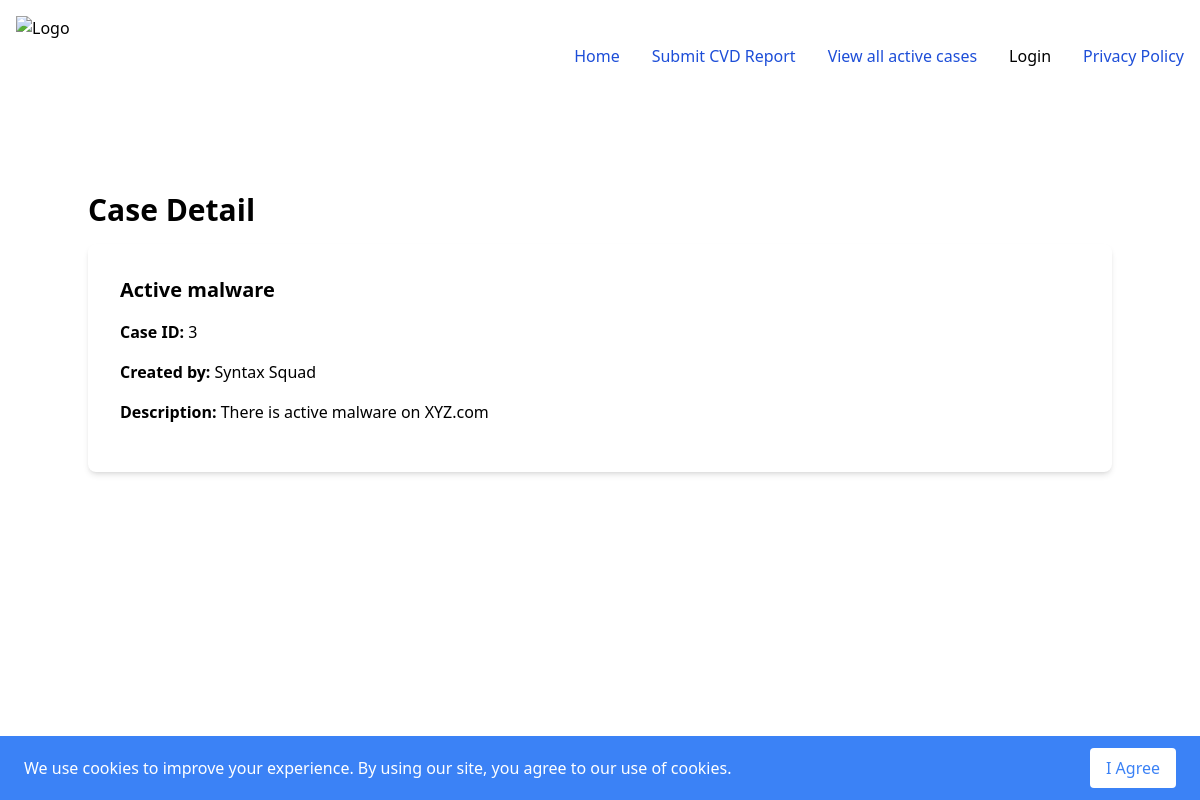
Page /cases/3/ on the committed database.
### cases_service/models.py (models this page shows, shortened)
class Case(models.Model):
    title = models.CharField(max_length=200)
    description = models.TextField()
    user = models.ForeignKey(User, on_delete=models.PROTECT, null=True)

### cases_service/views.py (the view)
# urls.py: path('<int:pk>/', views.CaseDetailView.as_view(), name='case_detail'),
class CaseDetailView(generic.DetailView):
    model = Case
    template_name = 'cases_service/case_detail.html'
    context_object_name = 'case'
    def get_object(self, queryset=None):
        try:
            return super().get_object(queryset)
        except Http404 as e:
            logger.error("Case not found in CaseDetailView: %s", e)
            raise e
        except Exception as e:
            logger.exception("Error in CaseDetailView: %s", e)
            raise e

### cases_service/templates/cases_service/case_detail.html
{% extends 'base_app/base.html' %} {% block title %}Case Detail{% endblock %}
{%block content %}
<div class="container mx-auto py-8">
  <h1 class="text-3xl font-bold mb-4">Case Detail</h1>
  <div class="bg-white rounded-lg shadow-md p-8">
    <h2 class="text-xl font-bold mb-4">{{ case.title }}</h2>
    <p class="mb-4"><strong>Case ID:</strong> {{ case.id }}</p>
    <p class="mb-4"> <strong>Created by: </strong>{{ case.user.first_name }} {{ case.user.last_name }} </p>
    <p class="mb-4"><strong>Description:</strong> {{ case.description }}</p>
  </div>
</div>
{% endblock %}

### rows in the picture
Case: title "Active malware", id "3", user.first_name "Syntax", user.last_name "Squad", description "There is active malware on XYZ.com"
